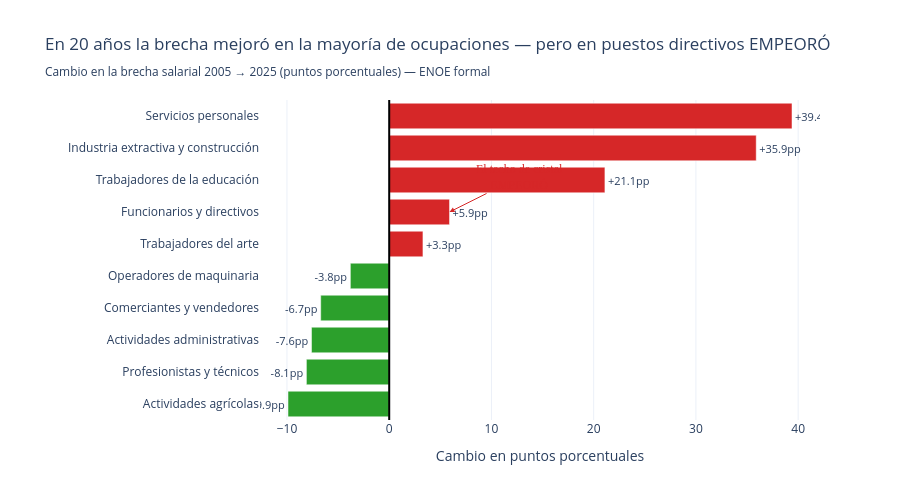

The code cell stored with this chart in its notebook:
### Markdown cell above
---
## Sección 5 del tablero — El hallazgo memorable

> **Cita BBVA**: *"La proporción de mujeres en consejos de administración de las principales empresas en México alcanzó un 17.5%, muy por debajo del promedio OCDE de 32.5%."*

Esta es **la gráfica clave del tablero** para cumplir el criterio C4 (momento memorable) de la rúbrica.

### G6 — La brecha mejoró en casi todas las ocupaciones, menos en una

### Code cell
# Cambio de brecha 2005 → 2025 por ocupación
rows_cambio = []
for ocu in df_si['ocupacion'].unique():
    b05 = brecha_grupo(df_si[(df_si['anio'] == 2005) & (df_si['ocupacion'] == ocu)])
    b25 = brecha_grupo(df_si[(df_si['anio'] == 2025) & (df_si['ocupacion'] == ocu)])
    if pd.isna(b05['brecha']) or pd.isna(b25['brecha']):
        continue
    rows_cambio.append({
        'ocupacion': ocu,
        'brecha_2005': b05['brecha'],
        'brecha_2025': b25['brecha'],
        'cambio': round(b25['brecha'] - b05['brecha'], 1)
    })

df_cambio = pd.DataFrame(rows_cambio).sort_values('cambio')
colores_cambio = [COLOR_VERDE if v < 0 else COLOR_ROJO for v in df_cambio['cambio']]

fig_g6 = go.Figure()
fig_g6.add_trace(go.Bar(
    y=df_cambio['ocupacion'], x=df_cambio['cambio'],
    orientation='h', marker_color=colores_cambio,
    text=[f'{v:+.1f}pp' for v in df_cambio['cambio']],
    textposition='outside', textfont=dict(size=11),
    hovertemplate='<b>%{y}</b><br>'
                  'Brecha 2005: %{customdata[0]:+.1f}%<br>'
                  'Brecha 2025: %{customdata[1]:+.1f}%<br>'
                  'Cambio: %{customdata[2]:+.1f}pp<extra></extra>',
    customdata=df_cambio[['brecha_2005','brecha_2025','cambio']].values
))
fig_g6.add_vline(x=0, line_width=2, line_color='black')

# Anotación destacada sobre directivos
fila_dir = df_cambio[df_cambio['ocupacion'] == 'Funcionarios y directivos']
if not fila_dir.empty:
    fig_g6.add_annotation(
        x=fila_dir['cambio'].iloc[0],
        y='Funcionarios y directivos',
        text='El techo de cristal<br>EMPEORÓ',
        showarrow=True, arrowhead=2, arrowcolor=COLOR_ROJO,
        font=dict(size=12, color=COLOR_ROJO, family='Arial Black'),
        ax=70, ay=-35
    )

fig_g6.update_layout(
    title='En 20 años la brecha mejoró en la mayoría de ocupaciones — pero en puestos directivos EMPEORÓ<br>'
          '<sub>Cambio en la brecha salarial 2005 → 2025 (puntos porcentuales) — ENOE formal</sub>',
    template='plotly_white', height=500,
    xaxis_title='Cambio en puntos porcentuales',
    margin=dict(l=260)
)
#fig_g6.write_html(RUTA_DASH / 'g6_cambio_ocupacion.html', include_plotlyjs='cdn')
fig_g6.show()

### Figure 1 — Plotly figure (JSON) as saved in the notebook; plotly's stock layout.template omitted (floating-point values rounded to 4 significant figures)
{"data": [{"customdata": [[6.58, -3.33, -9.9], [20.39, 12.33, -8.1], [32.56, 24.93, -7.6], [18.76, 12.07, -6.7], [3.17, -0.67, -3.8], [10.3, 13.64, 3.3], [10.91, 16.81, 5.9], [7.52, 28.59, 21.1], [-36.12, -0.24, 35.9], [-82.58, -43.15, 39.4]], "hovertemplate": "<b>%{y}</b><br>Brecha 2005: %{customdata[0]:+.1f}%<br>Brecha 2025: %{customdata[1]:+.1f}%<br>Cambio: %{customdata[2]:+.1f}pp<extra></extra>", "marker": {"color": ["#2ca02c", "#2ca02c", "#2ca02c", "#2ca02c", "#2ca02c", "#d62728", "#d62728", "#d62728", "#d62728", "#d62728"]}, "orientation": "h", "text": ["-9.9pp", "-8.1pp", "-7.6pp", "-6.7pp", "-3.8pp", "+3.3pp", "+5.9pp", "+21.1pp", "+35.9pp", "+39.4pp"], "textfont": {"size": 11}, "textposition": "outside", "type": "bar", "x": [-9.9, -8.1, -7.6, -6.7, -3.8, 3.3, 5.9, 21.1, 35.9, 39.4], "y": ["Actividades agrícolas", "Profesionistas y técnicos", "Actividades administrativas", "Comerciantes y vendedores", "Operadores de maquinaria", "Trabajadores del arte", "Funcionarios y directivos", "Trabajadores de la educación", "Industria extractiva y construcción", "Servicios personales"]}], "layout": {"annotations": [{"arrowcolor": "#d62728", "arrowhead": 2, "ax": 70, "ay": -35, "font": {"color": "#d62728", "family": "Arial Black", "size": 12}, "showarrow": true, "text": "El techo de cristal<br>EMPEORÓ", "x": 5.9, "y": "Funcionarios y directivos"}], "height": 500, "margin": {"l": 260}, "shapes": [{"line": {"color": "black", "width": 2}, "type": "line", "x0": 0, "x1": 0, "xref": "x", "y0": 0, "y1": 1, "yref": "y domain"}], "title": {"text": "En 20 años la brecha mejoró en la mayoría de ocupaciones — pero en puestos directivos EMPEORÓ<br><sub>Cambio en la brecha salarial 2005 → 2025 (puntos porcentuales) — ENOE formal</sub>"}, "xaxis": {"title": {"text": "Cambio en puntos porcentuales"}}}}
